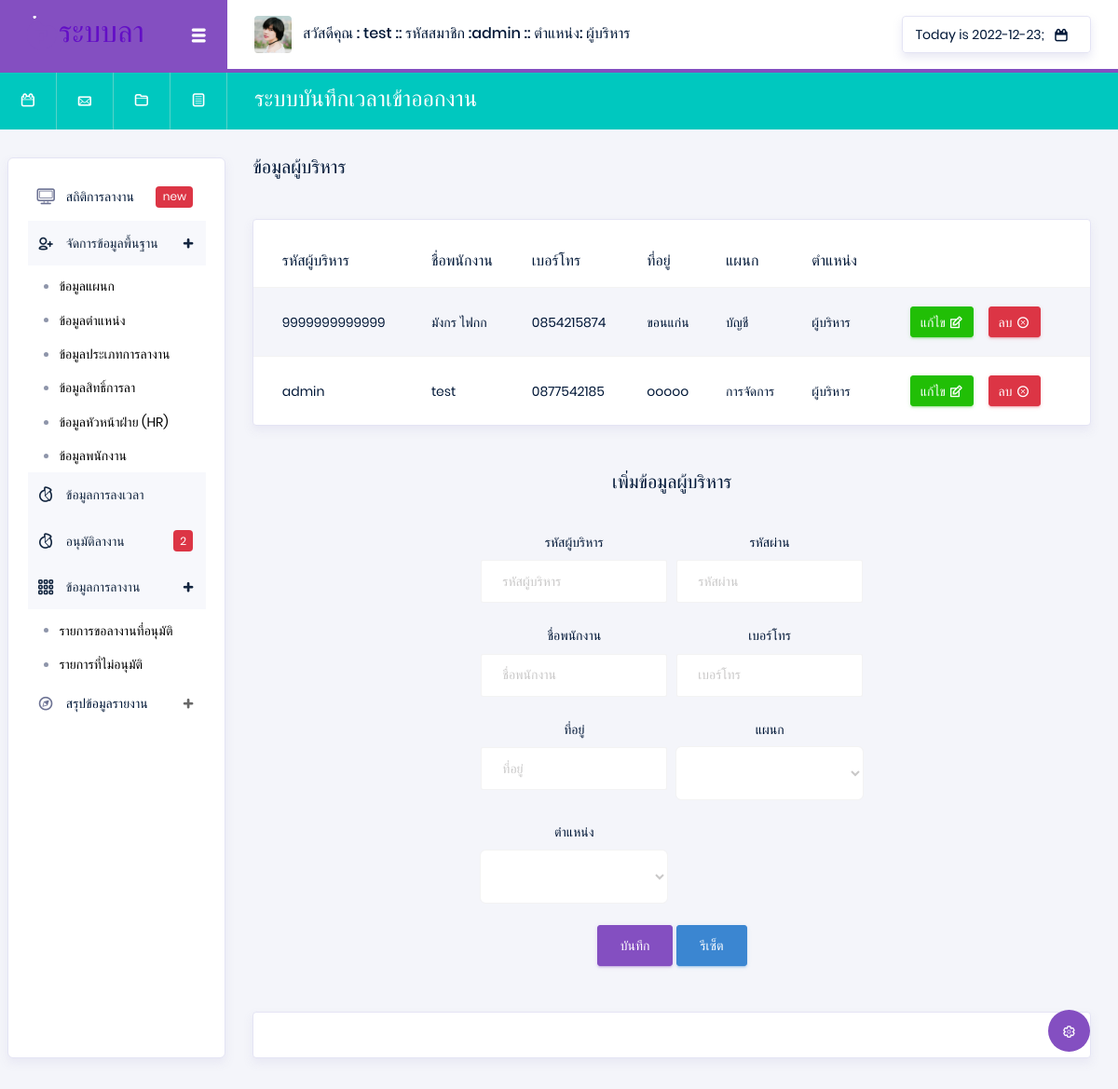
The app's page /index.php?p=employeeCEO (signed in), older data.
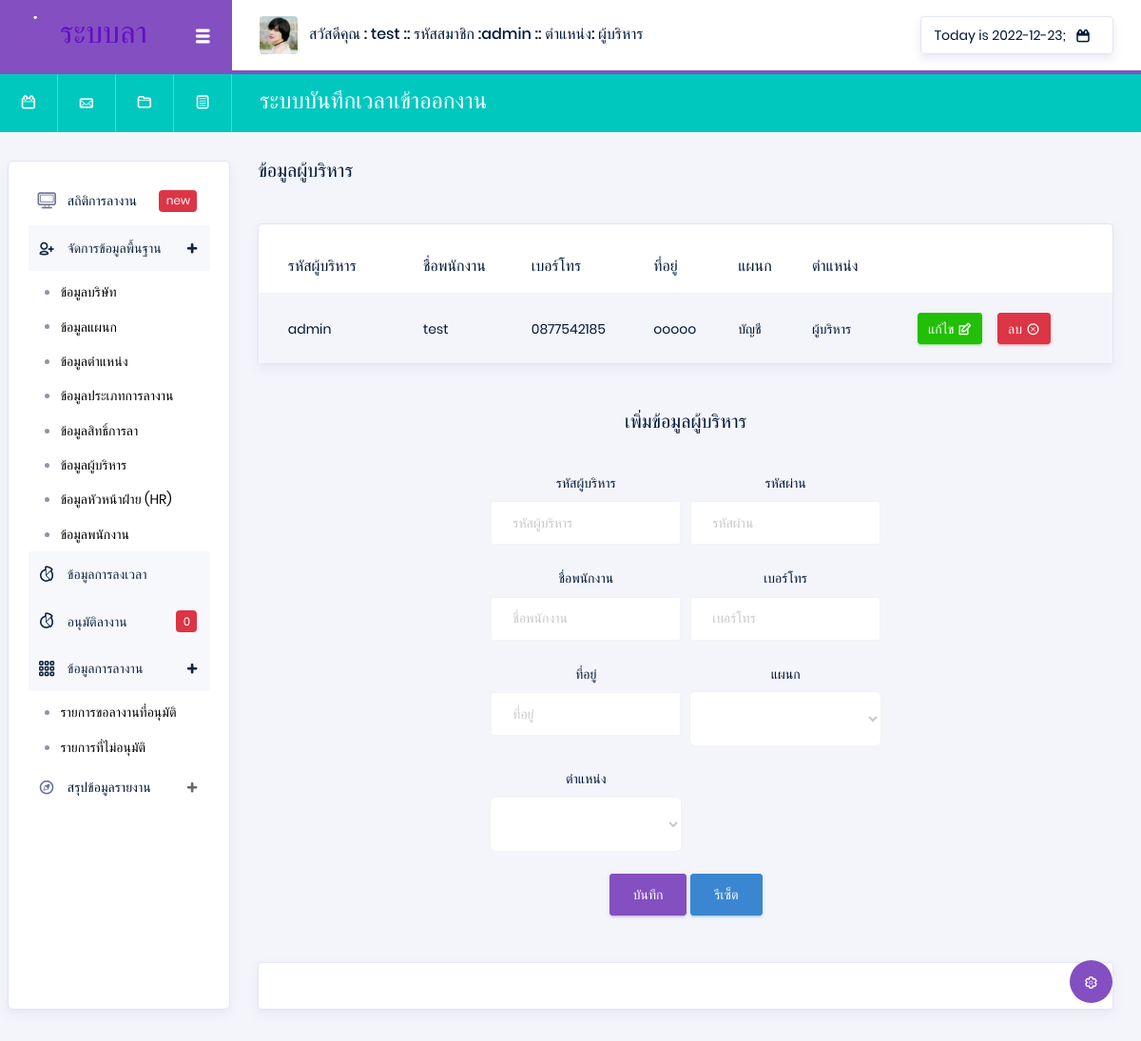
The same page, newer data.
### tables this page shows
CREATE TABLE `position` (
  `Pos_id` varchar(13) NOT NULL,
  `Pos_name` varchar(50) NOT NULL
);

CREATE TABLE `employee` (
  `Emp_id` varchar(13) NOT NULL,
  `Emp_name` varchar(50) NOT NULL,
  `Emp_tel` varchar(10) NOT NULL,
  `Emp_address` varchar(200) NOT NULL,
  `Dep_id` varchar(13) NOT NULL,
  `Pos_id` varchar(13) NOT NULL,
  `Emp_pass` varchar(100) NOT NULL
);

CREATE TABLE `department` (
  `Dep_id` varchar(13) NOT NULL,
  `Dep_name` varchar(50) NOT NULL
);

### api/showData.php (called while the page is built, shortened)
<?php
$Pos_id = $_SESSION['Pos_id'];
@$ShowPosition = "SELECT * FROM position WHERE  Pos_id =  '$Pos_id' ";
@$SQLShowPosition = mysqli_query($con, $ShowPosition) or die("Error in query: $ShowPosition ");
while ($Showposition = mysqli_fetch_array($SQLShowPosition)) {
    @$Pos_name = $Showposition['Pos_name'];
}
@$department = "SELECT * FROM department  ";
@$Sqldepartment = mysqli_query($con, $department) or die("Error in query: $department ");
@$position = "SELECT * FROM position  ";
@$Sqlposition = mysqli_query($con, $position) or die("Error in query: $position ");
$ps = 0;
$DataPos = [];
@$Sqlposition1 = mysqli_query($con, $position) or die("Error in query: $position ");
while ($Showposition1 = mysqli_fetch_array($Sqlposition1)) {
    $ps++;
    $DataPos[$ps]  =  $Showposition1['Pos_id'];
}
@$employeeCEO = "SELECT * FROM employee  WHERE Pos_id = '$DataPos[1]'   ";
@$SqlemployeeCEO = mysqli_query($con, $employeeCEO) or die("Error in query: $employeeCEO ");

### pages/system/employeeCEO.php (the view, shortened to what the changed rows need)
<div class="main-panel">
    <div class="content-wrapper">
        <?php
        extract(@$_GET);
        ?>
        <div class="row">
            <div class="col-xl-6 grid-margin stretch-card flex-column">
                <h5 class="mb-2 text-titlecase mb-4">ข้อมูลผู้บริหาร</h5>
            </div>
        </div>
        <div class="row">
            <div class="col-md-12">
                <div class="card">
                    <div class="table-responsive pt-3">
                        <table class="table table-striped project-orders-table">
                            <thead>
                                <tr>
                                    <th class="ml-5">รหัสผู้บริหาร</th>
                                    <th>ชื่อพนักงาน</th>
                                    <th>เบอร์โทร</th>
                                    <th>ที่อยู่</th>
                                    <th>แผนก</th>
                                    <th>ตำแหน่ง</th>
                                </tr>
                            </thead>
                            <tbody>
                                <?php
                                while ($ShowmployeetCEO = mysqli_fetch_array($SqlemployeeCEO)) {
                                ?>
                                    <tr>
                                        <td> <?php echo $ShowmployeetCEO['Emp_id'] ?> </td>
                                        <td><?php echo $ShowmployeetCEO['Emp_name'] ?></td>
                                        <td><?php echo $ShowmployeetCEO['Emp_tel'] ?></td>
                                        <td><?php echo $ShowmployeetCEO['Emp_address'] ?></td>
                                        <td><?php
                                            $Dep_id = $ShowmployeetCEO['Dep_id'];
                                            @$SqlsDep = "SELECT * FROM department WHERE  Dep_id =  '$Dep_id' ";
                                            @$SqlsDepData = mysqli_query($con, $SqlsDep) or die("Error in query: $SqlsDep ");
                                            while ($ShowSqlsDepData = mysqli_fetch_array($SqlsDepData)) {
                                                @$Dep_name = $ShowSqlsDepData['Dep_name'];
                                            }
                                            echo $Dep_name;
                                            ?></td>
                                        <td><?php
                                            $Pos_id = $ShowmployeetCEO['Pos_id'];
                                            @$ShowPosition = "SELECT * FROM position WHERE  Pos_id =  '$Pos_id' ";
                                            @$SQLShowPosition = mysqli_query($con, $ShowPosition) or die("Error in query: $ShowPosition ");
                                            while ($Showposition = mysqli_fetch_array($SQLShowPosition)) {
                                                @$Pos_name = $Showposition['Pos_name'];
                                            }
                                            echo $Pos_name;
                                            ?></td>
                                        <td>
                                            <div class="d-flex align-items-center">
                                                <button type="button" data-toggle="modal" data-target="#addnullEmployee" onclick="edtiEmployee(Emp_id =<?php echo $ShowmployeetCEO['Emp_id'] ?>)" class="btn btn-success btn-sm btn-icon-text mr-3">
                                                    แก้ไข
                                                    <i class="typcn typcn-edit btn-icon-append"></i>
                                                </button>
                                                <a href="./api/api_system.php?str=deleteEmployee&str2=employeeCEO&Emp_id=<?php echo $ShowmployeetCEO['Emp_id']; ?>" onclick="return confirm('คุณแน่ใจว่าจะลบข้อมูลใช่หรือไม่');" type="button" class="btn btn-danger btn-sm btn-icon-text">
                                                    ลบ
                                                    <i class="typcn typcn-delete-outline btn-icon-append"></i>
                                                </a>
                                            </div>
                                        </td>
                                    </tr>
                                <?php } ?>
                            </tbody>
                        </table>
                    </div>
                </div>
            </div>
        </div>
        <br> <br>
        <center>
            <h5 class="mb-2 text-titlecase mb-4" id="buttonY">เพิ่มข้อมูลผู้บริหาร</h5>
            <div class="card-body col-md-6">
                <form class="forms-sample" action="./api/api_system.php" method="POST">
                    <div class="form-row">
                        <div class="form-group col-md-6 ">
                            <label for="exampleInputUsername1">รหัสผู้บริหาร</label>
                            <input type="text" class="form-control" name="Emp_id" id="Emp_id4" placeholder="รหัสผู้บริหาร" required>
                        </div>
                        <div class="form-group col-md-6 ">
                            <label for="exampleInputUsername1">รหัสผ่าน</label>
                            <input type="password" class="form-control" name="Emp_pass" id="Emp_pass" placeholder="รหัสผ่าน" required>
                        </div>
                        <div class="form-group col-md-6 ">
                            <label for="exampleInputUsername1">ชื่อพนักงาน</label>
                            <input type="text" class="form-control" name="Emp_name" id="Emp_name" placeholder="ชื่อพนักงาน" required>
                        </div>
                        <div class="form-group col-md-6 ">
                            <label for="exampleInputUsername1">เบอร์โทร</label>
                            <input type="text" class="form-control" name="Emp_tel" id="Emp_tel" placeholder="เบอร์โทร" required>
                        </div>
                        <div class="form-group col-md-6 ">
                            <label for="exampleInputUsername1">ที่อยู่</label>
                            <input type="text" class="form-control" name="Emp_address" id="Emp_address" placeholder="ที่อยู่" required>
                        </div>
                        <div class="form-group col-md-6 ">
                            <label for="exampleInputUsername1">แผนก</label>
                            <select class="form-control form-control-lg" name="Dep_id" id="exampleFormControlSelect1">
                                <option id="Dep_id" value="" selected> </option>
                                <?php
                                while ($Showdepartment = mysqli_fetch_array($Sqldepartment)) {
                                ?>
                                    <option value="<?php echo $Showdepartment['Dep_id'] ?>"><?php echo $Showdepartment['Dep_name'] ?> </option>
                                <?php }  ?>
                            </select>
                        </div>
                        <div class="form-group col-md-6 ">
                            <label for="exampleInputUsername1">ตำแหน่ง</label>
                            <select class="form-control form-control-lg" name="Pos_id" id="exampleFormControlSelect1">
                                <option id="Pos_id" value="" selected> </option>
                                <?php
                                while ($Showposition = mysqli_fetch_array($Sqlposition)) {
                                ?>
                                    <option value="<?php echo $Showposition['Pos_id'] ?>"><?php echo $Showposition['Pos_name'] ?> </option>
                                <?php }  ?>
                            </select>
                        </div>
                    </div>
                    <button type="submit" class="btn btn-primary" id="buttonY"> บันทึก</button>
                    <a onclick="nullEmployee()" class="btn btn-info" i>รีเซ็ต </a>
                </form>
            </div>
        </center>
    </div>
    <footer class="footer">
        <div class="card">
            <div class="card-body">
            </div>
        </div>
    </footer>
</div>

### Head.php (shortened to what the changed rows need)
<nav class="navbar col-lg-12 col-12 p-0 fixed-top d-flex flex-row">
  <div class="navbar-brand-wrapper d-flex justify-content-center">
    <div class="navbar-brand-inner-wrapper d-flex justify-content-between align-items-center w-100">
      <a class="navbar-brand brand-logo" href="#"><img src="images/logo-dark11.svg" alt="logo" /></a>
      <button class="navbar-toggler navbar-toggler align-self-center" type="button" data-toggle="minimize">
        <span class="typcn typcn-th-menu"></span>
      </button>
    </div>
  </div>
  <div class="navbar-menu-wrapper d-flex align-items-center justify-content-end">
    <ul class="navbar-nav mr-lg-2">
      <li class="nav-item nav-profile dropdown">
        <a class="nav-link" href="#" data-toggle="dropdown" id="profileDropdown">
          <img src="images/faces/face5.jpg" alt="profile" />
          <span class="nav-profile-name">
            สวัสดีคุณ : <?php echo $_SESSION['Emp_name']; ?>
            :: รหัสสมาชิก :<?php echo $_SESSION['Emp_id']; ?>
            :: ตำแหน่ง: <?php echo $Pos_name; ?> </span>
        </a>
      </li>
    </ul>
    <ul class="navbar-nav navbar-nav-right">
      <li class="nav-item nav-date dropdown">
        <a class="nav-link d-flex justify-content-center align-items-center" href="javascript:;">
          <h6 class="date mb-0"> <?php echo "Today is " . date("Y-m-d") ?>;</h6>
          <i class="typcn typcn-calendar"></i>
        </a>
      </li>
    </ul>
  </div>
</nav>
<nav class="navbar-breadcrumb col-xl-12 col-12 d-flex flex-row p-0">
  <div class="navbar-links-wrapper d-flex align-items-stretch">
    <div class="nav-link">
      <a href="javascript:;"><i class="typcn typcn-calendar-outline"></i></a>
    </div>
    <div class="nav-link">
      <a href="javascript:;"><i class="typcn typcn-mail"></i></a>
    </div>
    <div class="nav-link">
      <a href="javascript:;"><i class="typcn typcn-folder"></i></a>
    </div>
    <div class="nav-link">
      <a href="javascript:;"><i class="typcn typcn-document-text"></i></a>
    </div>
  </div>
  <div class="navbar-menu-wrapper d-flex align-items-center justify-content-end">
    <ul class="navbar-nav mr-lg-2">
      <li class="nav-item ml-0">
        <h4 class="mb-0">ระบบบันทึกเวลาเข้าออกงาน </h4>
      </li>
    </ul>
  </div>
</nav>
<div class="container-fluid page-body-wrapper">
  <div class="theme-setting-wrapper">
    <div id="settings-trigger"><i class="typcn typcn-cog-outline"></i></div>
  </div>

### ListNan.php (shortened to what the changed rows need)
<?php
@$leavefd = "SELECT * FROM `leave` WHERE  Leave_status = 1 ORDER BY Leave_date DESC;   ";
@$Sqlleavefd = mysqli_query($con, $leavefd) or die("Error in query: $leavefd ");
@$numd = mysqli_num_rows($Sqlleavefd);
?>
<nav class="sidebar sidebar-offcanvas" id="sidebar">
  <ul class="nav">
    <li class="nav-item">
      <a class="nav-link" href="#">
        <i class="typcn typcn-device-desktop menu-icon"></i>
        <span class="menu-title">สถิติการลางาน</span>
        <div class="badge badge-danger">new</div>
      </a>
    </li>
    <li class="nav-item">
      <a class="nav-link" data-toggle="collapse" href="#auth" aria-expanded="false" aria-controls="auth">
        <i class="typcn typcn-user-add-outline menu-icon"></i>
        <span class="menu-title">จัดการข้อมูลพื้นฐาน</span>
        <i class="menu-arrow"></i>
      </a>
      <div class="collapse" id="auth">
        <ul class="nav flex-column sub-menu">
          <?php
          if ($_SESSION['Pos_id'] == 'POS1254') { ?>
            <li class="nav-item"> <a class="nav-link" href="index.php?p=constant"> ข้อมูลบริษัท </a></li>
          <?php  }  ?>
          <li class="nav-item"> <a class="nav-link" href="index.php?p=department"> ข้อมูลแผนก </a></li>
          <li class="nav-item"> <a class="nav-link" href="index.php?p=position"> ข้อมูลตำแหน่ง </a></li>
          <li class="nav-item"> <a class="nav-link" href="index.php?p=peleave1"> ข้อมูลประเภทการลางาน </a></li>
          <li class="nav-item"> <a class="nav-link" href="index.php?p=peleave"> ข้อมูลสิทธิ์การลา </a></li>
          <?php
          if ($_SESSION['Pos_id'] == 'POS1254') { ?>
            <li class="nav-item"> <a class="nav-link" href="index.php?p=employeeCEO"> ข้อมูลผู้บริหาร </a></li>
          <?php  }  ?>
          <li class="nav-item"> <a class="nav-link" href="index.php?p=employeeHR"> ข้อมูลหัวหน้าฝ่าย (HR) </a></li>
          <li class="nav-item"> <a class="nav-link" href="index.php?p=employeeEmp"> ข้อมูลพนักงาน </a></li>
        </ul>
      </div>
    </li>
    <li class="nav-item">
      <a class="nav-link" href="index.php?p=timetable">
        <i class="typcn typcn-chart-pie-outline menu-icon"></i>
        <span class="menu-title">ข้อมูลการลงเวลา</span>
      </a>
    </li>
    <li class="nav-item">
      <a class="nav-link" href="index.php?p=leave1">
        <i class="typcn typcn-chart-pie-outline menu-icon"></i>
        <span class="menu-title">อนุมัติลางาน</span>
        <div class="badge badge-danger"><?php echo $numd ?></div>
      </a>
    </li>
    <li class="nav-item">
      <a class="nav-link" data-toggle="collapse" href="#tables" aria-expanded="false" aria-controls="tables">
        <i class="typcn typcn-th-small-outline menu-icon"></i>
        <span class="menu-title">ข้อมูลการลางาน</span>
        <i class="menu-arrow"></i>
      </a>
      <div class="collapse" id="tables">
        <ul class="nav flex-column sub-menu">
          <li class="nav-item"> <a class="nav-link" href="index.php?p=leave2">รายการขอลางานที่อนุมัติ</a></li>
          <li class="nav-item"> <a class="nav-link" href="index.php?p=leave3">รายการที่ไม่อนุมัติ</a></li>
        </ul>
      </div>
    </li>
    <li class="nav-item">
      <a class="nav-link" data-toggle="collapse" href="#icons" aria-expanded="false" aria-controls="icons">
        <i class="typcn typcn-compass menu-icon"></i>
        <span class="menu-title">สรุปข้อมูลรายงาน</span>
        <i class="menu-arrow"></i>
      </a>
    </li>
  </ul>
</nav>

Row changes from the older to the newer data that the page shows:
removed employee: Emp_id "9999999999999", Emp_name "มังกร ไฟกก", Emp_tel "0854215874", Emp_address "ขอนแก่น", Dep.Dep_name "บัญชี", Pos.Pos_name "ผู้บริหาร"
changed employee "admin": Dep.Dep_name "การจัดการ" → "บัญชี"
Text that changed along with them:
$numd: "2" → "0"
text now shown: "ข้อมูลบริษัท ข้อมูลผู้บริหาร"
